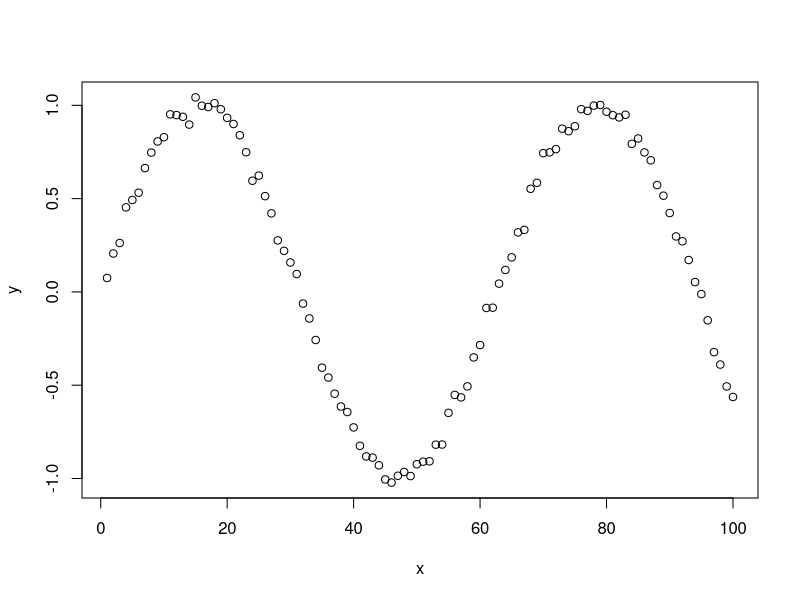
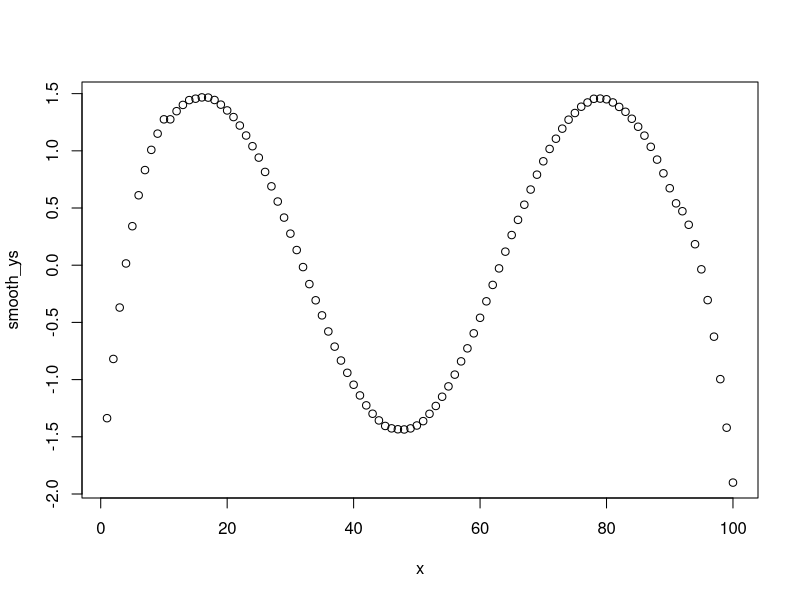

Write the R code that produced these figures, in order.
## ---- chunk 1
set.seed(1)
x <- 1:100
y <- sin(x/10) + rnorm(100, 0, 0.2^2)
head(y)
## ---- chunk 2
plot(x, y)
## ---- chunk 3
customLowess <- function(x, y, f){
# A function that implements the LOWESS algorithm and returns smoothed values.
# 
# Args:
#   x (numeric vector) - the x values in the data set
#   y (numeric vector) - the y values in the data set
#   f (numeric) - the spac of the smoothing where 0<f<1
# 
# Return:
#   y (numeric vector) - the smoothed y values
  
  # Span
  k <- floor(f*length(x)) # computing the number of neighbouring points used for smoothing

  smoothened_ys <- numeric(length(x))
  
  for (i in 1:length(x)) {
    # Computing weights
    current_x <- x[i]
    distances <- abs(x - current_x)
    all_values <- cbind(x, distances, y)
    sorted_values <- all_values[order(all_values[,2]),]
    k_neighbours <- sorted_values[1:k,]
    d_max <- k_neighbours[k,2]
    weights <- (1-(k_neighbours[,2]/d_max)^3)^3
    
    # Weighted Regression
    W = diag(weights, ncol=k)
    x_neigh <- cbind(1,k_neighbours[,1]) # here, x is a design matrix, meaning that the first column is simply a coulmn on 1s
    y_neigh <- k_neighbours[,3]
    betas <- solve(t(x_neigh) %*% W %*% x_neigh) %*% t(x_neigh) %*% y_neigh
    smoothened_ys[i] = betas[1,1] + betas[2,1]*current_x
  }
  return(smoothened_ys)
}

smooth_ys <- customLowess(x,y,0.2)
plot(x,smooth_ys)
